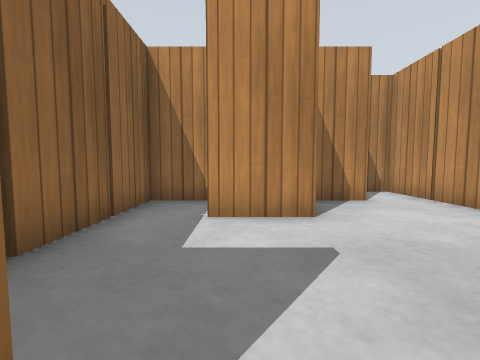
[1] (above)

24 first-person views from a walk through a world built for the Gazebo simulator. The camera is 0.5 m above the floor, tilts 4° down and sees 90° across. The floor is counted in squares, 0.5 m on a side. Each view is taken from the middle of a square. On the plan, view 1 faces up. The plan holds only what a view shows up to about 10 squares ahead; the rest is blank. Simple patterns stand in for the simulator's built-in surfaces.

[2]
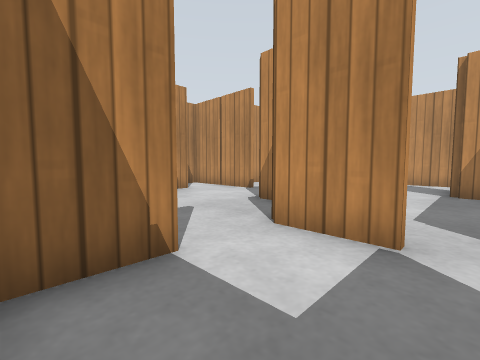

[3]
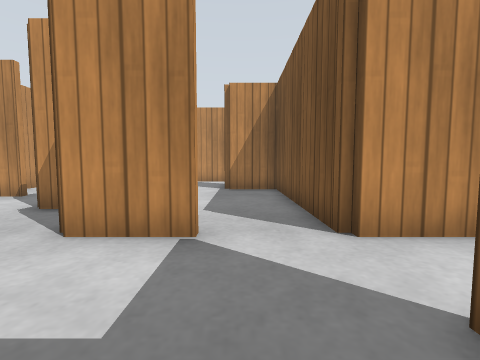

[4]
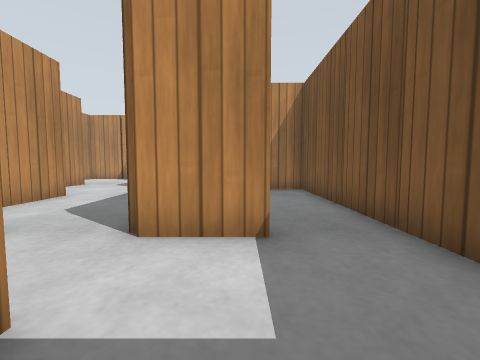

[5]
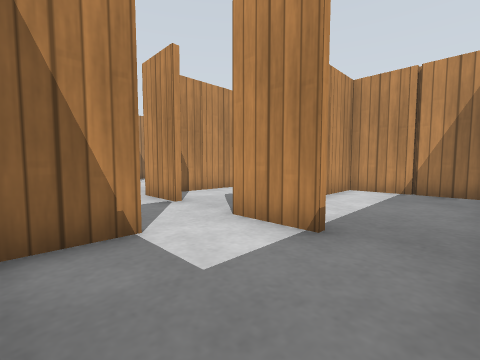

[6]
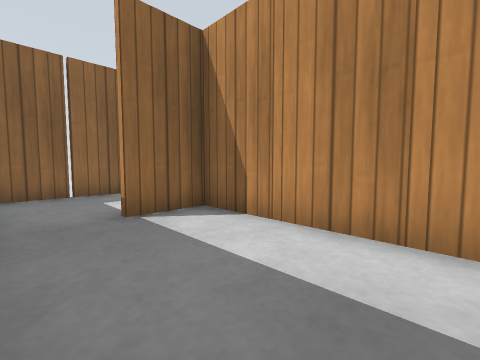

[7]
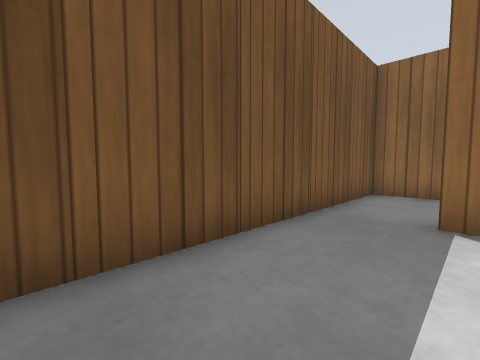

[8]
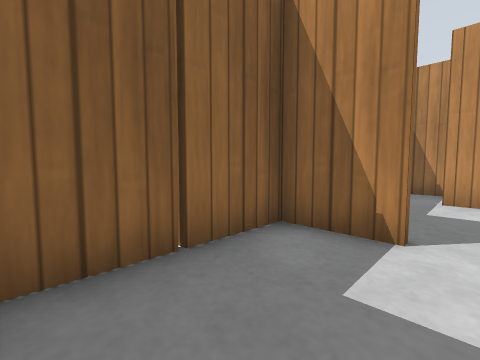

[9]
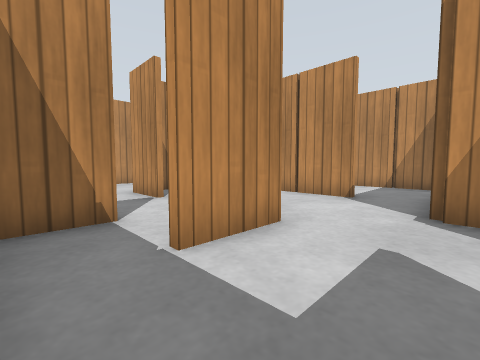

[10]
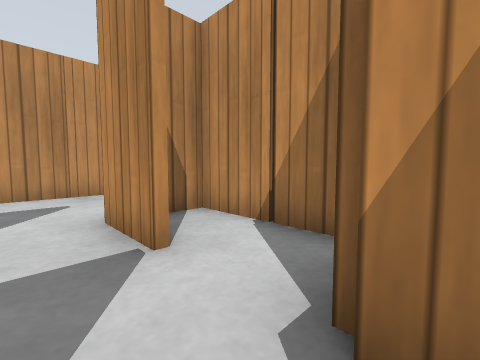

[11]
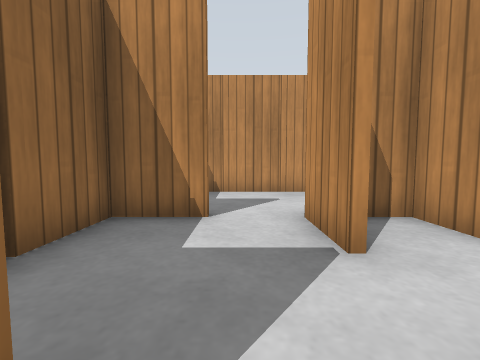

[12]
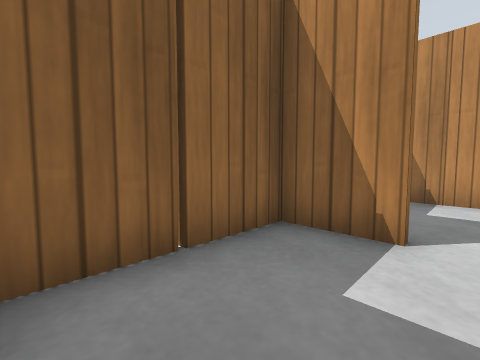

[13]
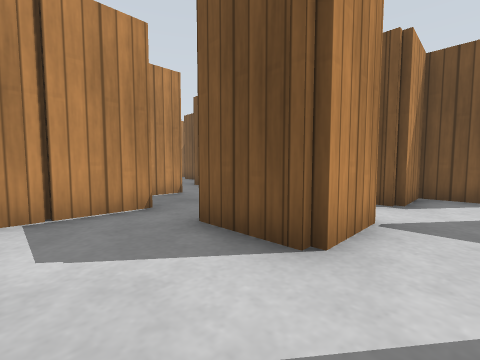

[14]
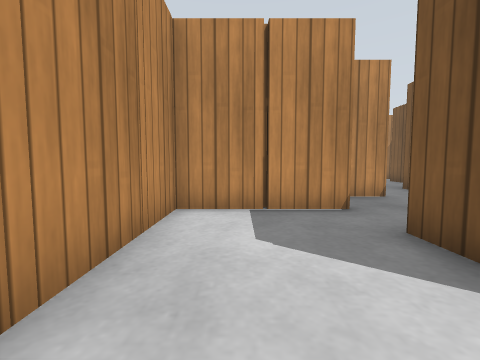

[15]
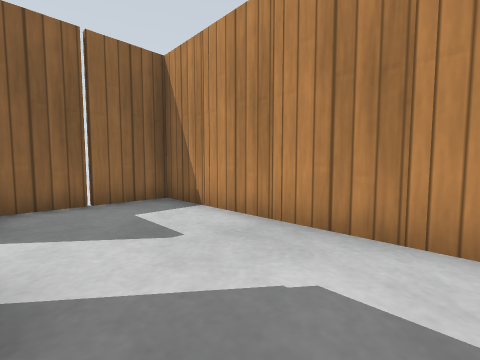

[16]
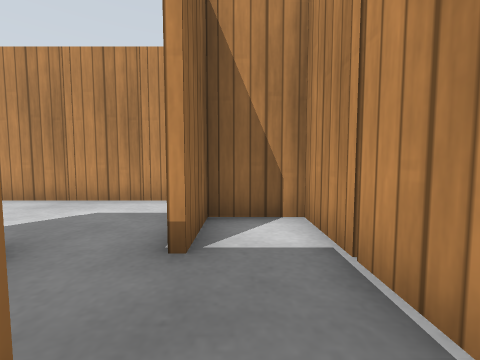

[17]
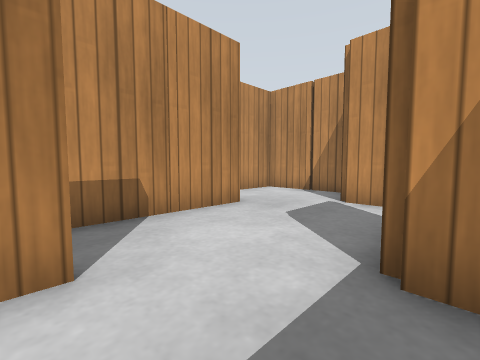

[18]
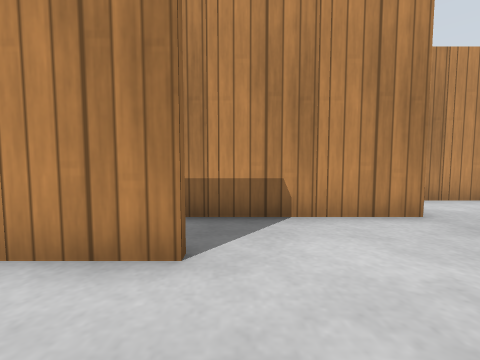

[19]
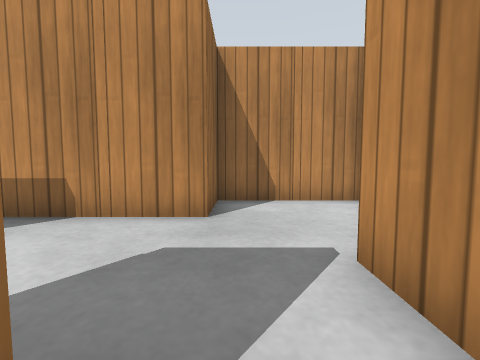

[20]
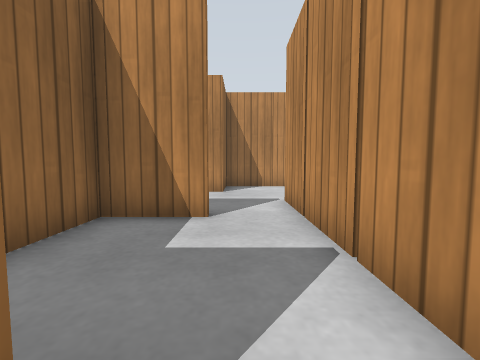

[21]
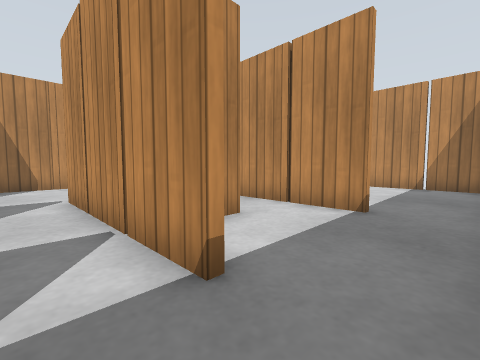

[22]
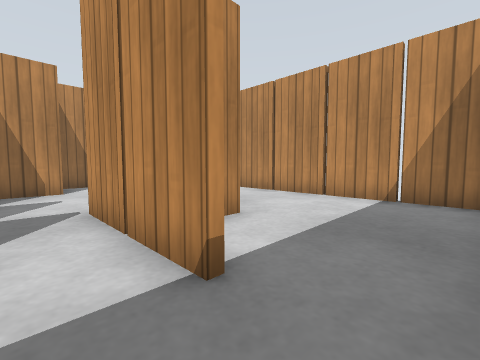

[23]
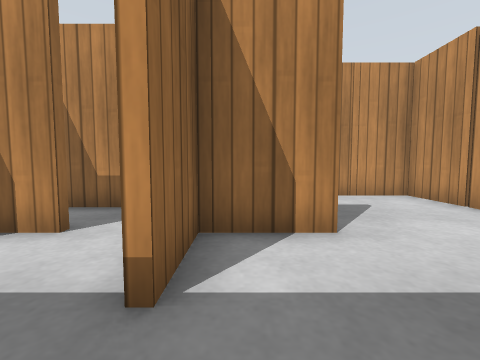

[24]
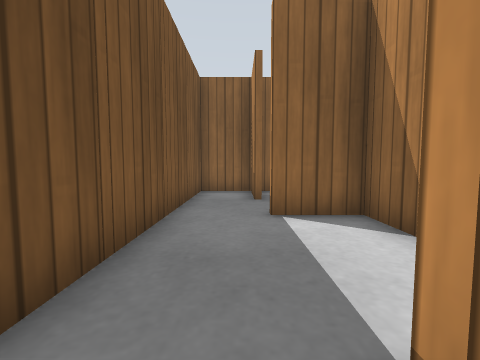

### Floor plan
Points are (right, up) in squares from view 1. A wall is a line through its corners. A room is listed if a view was taken in it or the views show most of it. See-through windows are left out.
Room 1 (views 1, 2, 3, 4, 5, 6, 7, 8, 17, 18)
walls: (2.4, -3.4) (3.5, -3.4); (1.2, -1.5) (1.2, 0.5); (4.4, -3.4) (5.5, -3.4); (-0.5, -3.6) (-2.1, -3.6); (1.2, -5.5) (1.2, -3.5); (-0.5, 0.4) (-2.4, 0.4) (-2.4, -3.1); (4.5, 0.4) (2.5, 0.4); (6.4, -3.6) (1.4, -3.6) (1.4, -5.5); (-2.4, -4.1) (-2.4, -7.4) (7.2, -7.4) (7.2, -5.4); (7.2, -4.5) (7.2, -1.5)
ways out: opening at (0, 0) to room 2; opening at (6, -0.3) to room 4
objects: wooden post (-3, -5); wooden post (-3, -1); wooden post (-1, -8); wooden post (1, -8); wooden post (2, -3); wooden post (3, -8); wooden post (4, -3); wooden post (4, 1); wooden post (5, -8); wooden post (6, -3)
Room 2 (views 9, 10, 11)
walls: (1.2, 4.6) (1.2, 6.5); (-0.5, 6.4) (-2.4, 6.4) (-2.4, 3.4); (3.2, 1.9) (3.2, 2.5)
ways out: opening at (0, 0) to room 1; opening at (0, 6) to room 3; opening at (2, 3.7) to room 4
objects: wooden post (-3, 3); wooden post (-3, 5); wooden post (0, 5); wooden post (2, 1)
Room 3 (view 12)
walls: (1.2, 8.5) (1.2, 10.5); (-0.5, 10.4) (-2.4, 10.4) (-2.4, 6.9); (3.2, 7.2) (3.2, 8.4)
ways out: opening at (0, 6) to room 2; opening at (0, 11) to room 4
objects: wooden post (-3, 9); wooden post (2, 7)
Room 4 (views 13, 14, 15, 16)
walls: (7.2, 8.5) (7.2, 12.4) (6.4, 12.4); (9, 6.6) (9.5, 6.6); (5.2, 10.5) (5.2, 14.4) (-1.5, 14.4); (9.4, 4.5) (9.4, 2.4) (4.9, 2.4); (5.4, 12.5) (5.4, 10.5); (3.2, 8.4) (3.2, 10.4) (2.2, 10.4); (5.2, 4.5) (5.2, 8.4) (4.4, 8.4); (9.2, 3.1) (9.2, 4.5); (3.5, 6.4) (2.4, 6.4); (1.5, 10.6) (3.5, 10.6); (1.5, 4.4) (0.4, 4.4); (13.2, 1.2) (13.2, 4.4) (10.4, 4.4); (5.5, 0.4) (4.5, 0.4); (11.2, -0.5) (11.2, 0.5); (-2.4, 14.4) (-2.4, 10.9)
ways out: opening at (6, -0.3) to room 1; opening at (2, 3.7) to room 2; opening at (0, 11) to room 3; opening at (10, -1) to room 5; opening at (14, 2)
objects: wooden post (-3, 13); wooden post (0, 15); wooden post (2, 11); wooden post (2, 15); wooden post (3, 9); wooden post (4, 3); wooden post (4, 15); wooden post (5, 7); wooden post (5, 13); wooden post (6, 3); wooden post (6, 13); wooden post (7, 11); wooden post (8, -1); wooden post (8, 3); wooden post (8, 7); wooden post (9, 5); wooden post (10, 5); wooden post (12, 1); wooden post (12, 5); wooden post (13, 3)
Room 5 (views 19, 20, 21, 22, 23, 24)
walls: (13.5, -3.6) (11.4, -3.6) (11.4, -5.5); (15.4, -3.5) (15.4, -5.5); (15.2, -5.5) (15.2, -1.5); (13.4, -1.6) (12.5, -1.6); (11.2, -5.5) (11.2, -0.5); (17.5, -3.6) (16.4, -3.6); (9.2, -5.6) (8.5, -5.6); (9.5, -1.6) (8.5, -1.6); (7.4, -5.5) (7.4, -7.4) (14.6, -7.4); (7.2, -5.4) (7.2, -4.5); (7.4, -1.5) (7.4, -3.6) (6.4, -3.6); (21.2, -7.1) (21.2, 0.4) (19, 0.4)
ways out: opening at (10, -1) to room 4; opening at (14, -1)
objects: wooden post (7, -5); wooden post (8, -5); wooden post (9, -8); wooden post (11, -8); wooden post (11, -3); wooden post (11, -1); wooden post (12, -3); wooden post (13, -8); wooden post (15, -3); wooden post (16, -3); wooden post (21, -5); wooden post (21, -3); wooden post (21, -1)

Where each view was taken, in squares from view 1:
view 1: 0 up, 0 right, facing up
view 2: 2 down, 2 left, facing up-right
view 3: 2 down, 2 left, facing right
view 4: 5 down, 2 left, facing right
view 5: 7 down, 2 left, facing up-right
view 6: 7 down, 6 right, facing up-left
view 7: 5 down, 6 right, facing down-left
view 8: 3 down, 0 right, facing up-left
view 9: 2 up, 2 left, facing up-right
view 10: 6 up, 0 right, facing up-right
view 11: 6 up, 0 right, facing up
view 12: 7 up, 0 right, facing up-left
view 13: 13 up, 0 right, facing down-right
view 14: 13 up, 0 right, facing right
view 15: 11 up, 4 right, facing up-left
view 16: 8 up, 6 right, facing up
view 17: 2 down, 5 right, facing up-right
view 18: 2 down, 6 right, facing up
view 19: 2 down, 10 right, facing up
view 20: 6 down, 10 right, facing up
view 21: 7 down, 10 right, facing up-right
view 22: 7 down, 14 right, facing up-right
view 23: 7 down, 16 right, facing up
view 24: 6 down, 16 right, facing left
